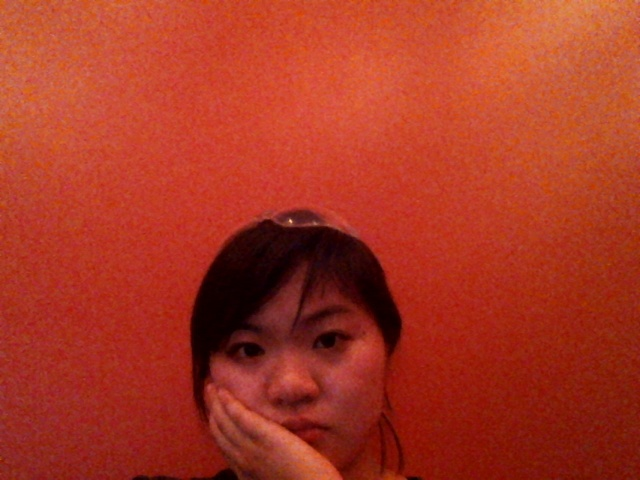
#> input picture pic.jpg, 640 x 480 px, given in place of the camera
$ python ccheck_bc1.py
#> lines starting #> are read from the running program, lines starting #| are printed output that depends on the picture; after the words box and inside, x2 and y2 are one past the last pixel; in counts of white or black regions, pixels touching at a corner belong together
import cv2
import numpy as np

cap = cv2.VideoCapture(0)

while(1):

	# Take each frame
	_, frame = cap.read()
#> frame is the input picture: shape (480, 640, 3); mean B, G, R 34.6, 54.5, 169.1

	# Convert BGR to HSV
	hsv = cv2.cvtColor(frame, cv2.COLOR_BGR2HSV)
#> hsv: shape (480, 640, 3); mean H, S, V 10.6, 206.6, 169.1

	# Define red color ranges
	lower_red = np.array([159,40,40])
	# lower_red = np.array([0,94,66])
	upper_red = np.array([179,255,255])
	# upper_red = np.array([0,100,100])

	# mask = cv2.inRange(hsv, lower_blue, upper_blue)
	mask = cv2.inRange(hsv, lower_red, upper_red)
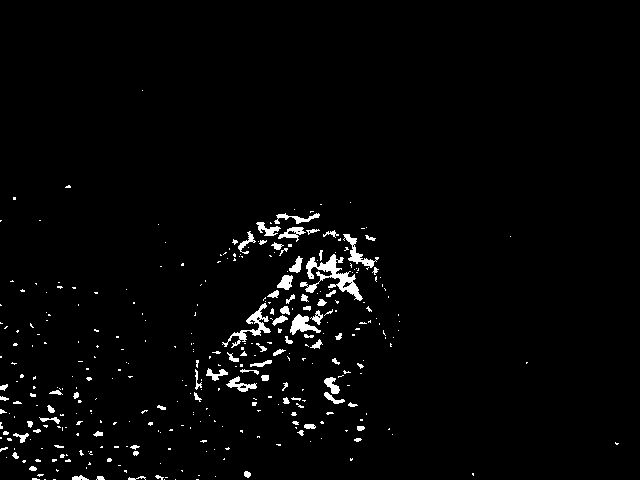
#> mask: shape (480, 640); 2.4% white; 352 white regions (273 under 20 px), largest, box (x1, y1, x2, y2) and area: (300, 254, 363, 301) 924, (222, 303, 271, 348) 463, (343, 234, 379, 268) 314
	res = cv2.bitwise_and(frame,frame, mask=mask)
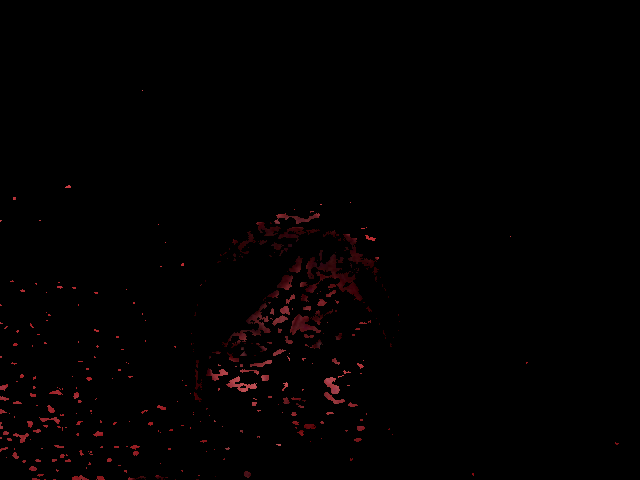
#> res: shape (480, 640, 3); mean B, G, R 0.7, 0.6, 2.3

	n=0

	for i in range(100):
		for j in range(100):
			if res[i,j][0]>50 and res[i,j][0]<255:
				if res[i,j][1]>0 and res[i,j][1]<255:
					if res[i,j][2]>0 and res[i,j][2]<255:
						n+=1
	if n>=2500:
		for i in range(100):
			for j in range(100):
				res[i,j]=[255,0,0]
				frame[i,j]=[255,0,0]

	else:
		for i in range(100):
			for j in range(100):
				res[i,j]=[0,255,0]
				frame[i,j]=[0,255,0]
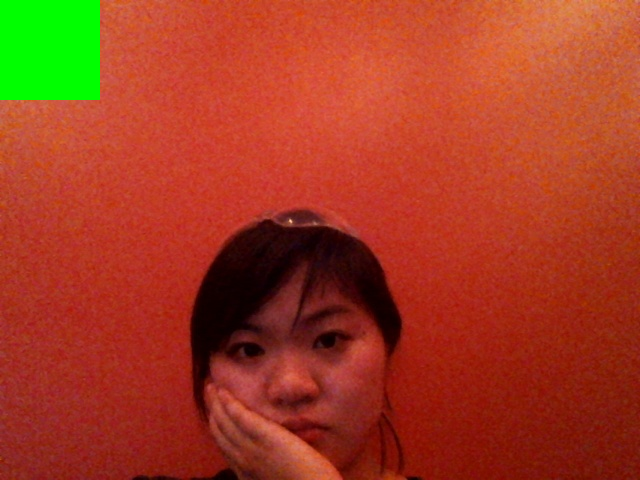
#> frame: shape (480, 640, 3); 3.26% of pixels changed, all inside (x1, y1, x2, y2) = (0, 0, 100, 100)
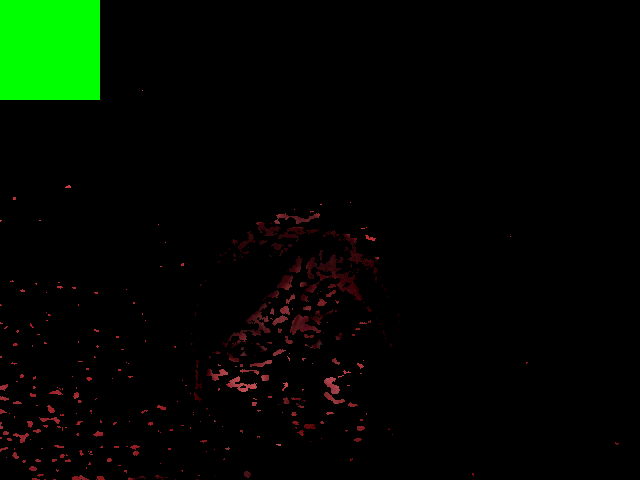
#> res: shape (480, 640, 3); 3.26% of pixels changed, all inside (x1, y1, x2, y2) = (0, 0, 100, 100)

	blur = cv2.GaussianBlur(res,(5,5),0)

	cv2.imshow('frame',frame)
    #cv2.imshow('mask',mask)
    #cv2.imshow('res',blur)
	k = cv2.waitKey(5) & 0xFF
#> (key Esc is pressed here)
	if k == 27:
		break

cv2.destroyAllWindows()

$ run again, on piglet.jpg
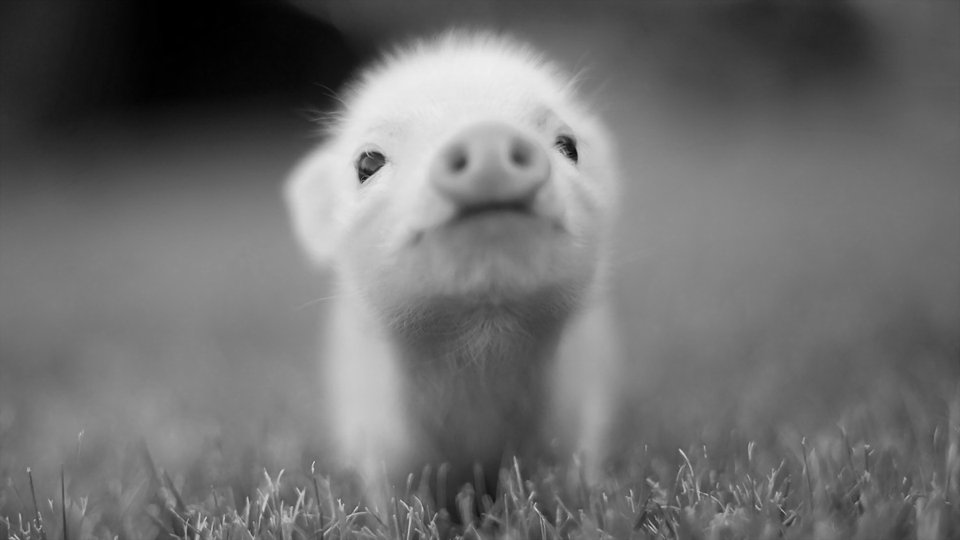
#> input picture piglet.jpg, 1920 x 1080 px, given in place of the camera (shown at 1/2 size)
#> frame is the input picture: shape (1080, 1920, 3); min 0, max 240, mean 110.1
#> hsv: shape (1080, 1920, 3); mean H, S, V 0, 0, 110.1
#> mask: shape (1080, 1920); every value is 0
#> after the loop `for i in range(100):`:
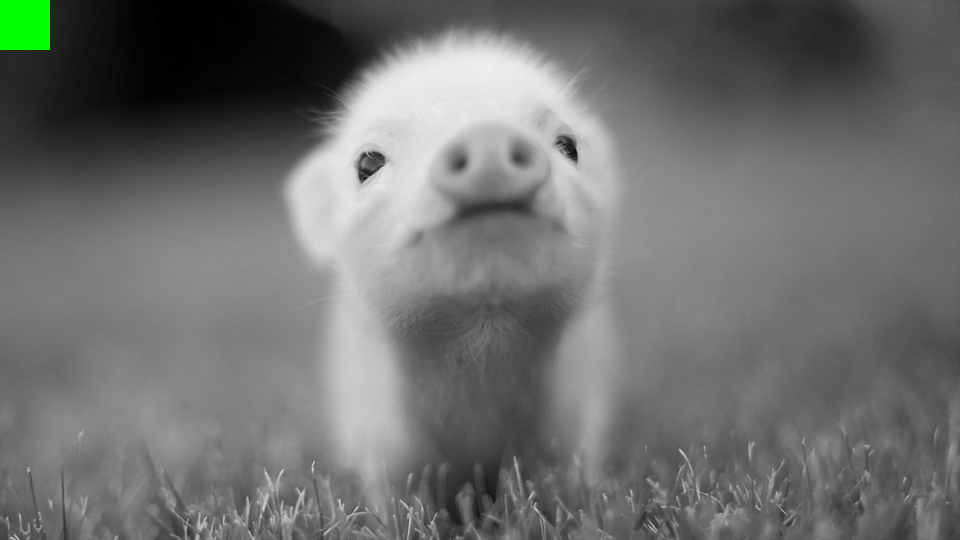
#> frame: shape (1080, 1920, 3) (shown at 1/2 size); 0.48% of pixels changed, all inside (x1, y1, x2, y2) = (0, 0, 100, 100)
#> after the loop `for i in range(100):`:
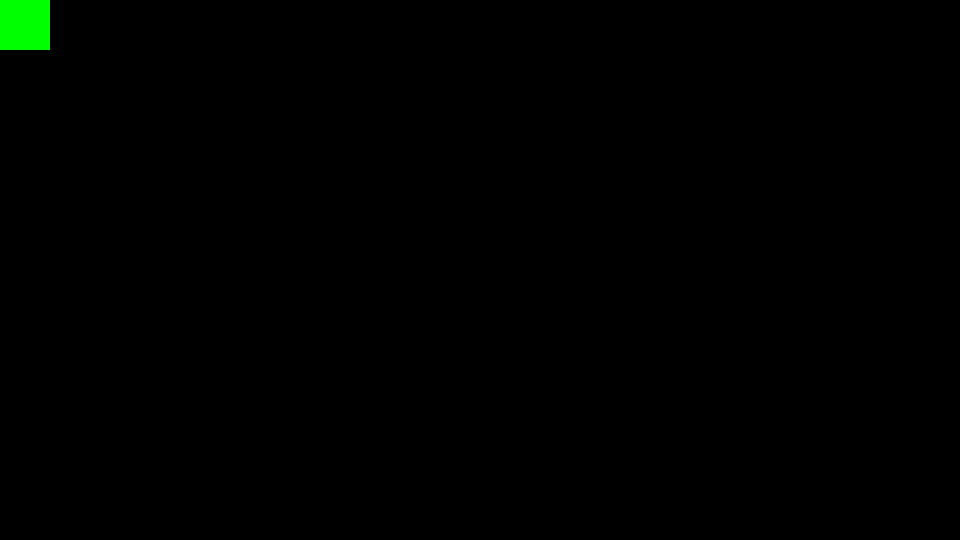
#> res: shape (1080, 1920, 3) (shown at 1/2 size); mean B, G, R 0, 1.2, 0
